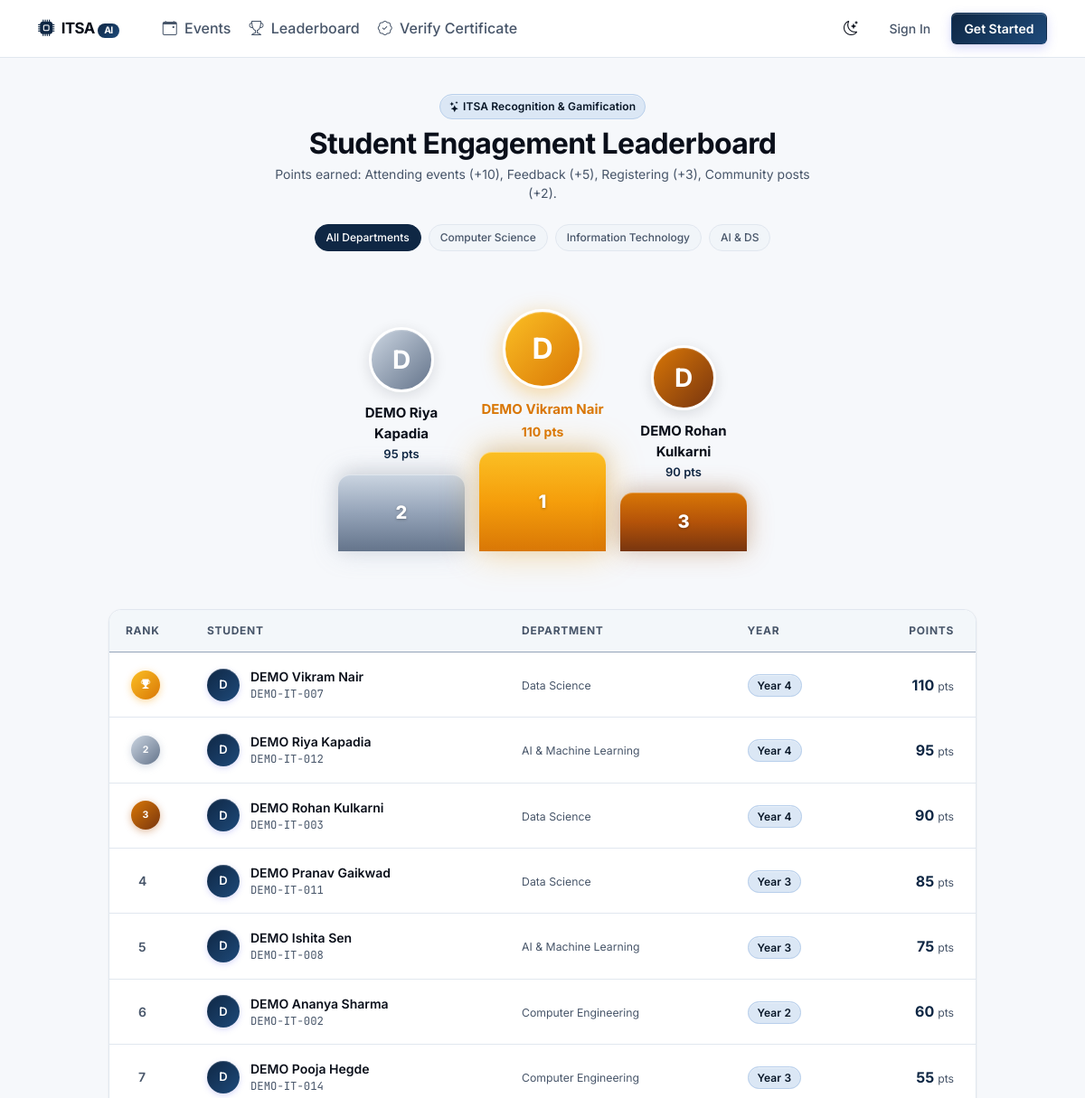
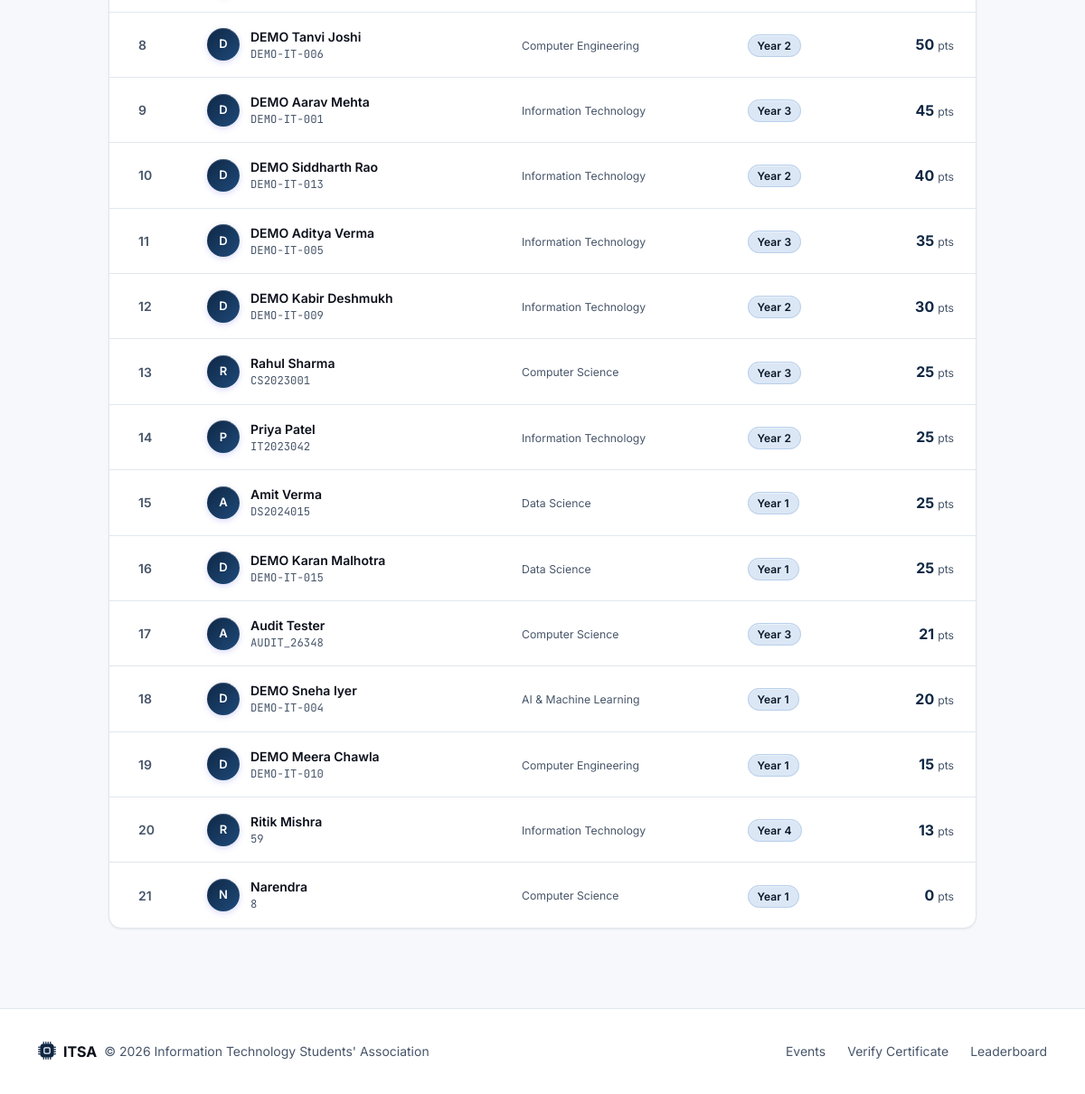
The app's page /leaderboard with its own data (2 pictures, top to bottom).
### app/models/user.py (models this page shows, shortened)
class User(UserMixin, db.Model):
    __tablename__ = 'users'
    id = db.Column(db.Integer, primary_key=True, autoincrement=True)
    email = db.Column(db.String(255), unique=True, nullable=False, index=True)
    password_hash = db.Column(db.String(255), nullable=False)
    full_name = db.Column(db.String(100), nullable=False)
    role = db.Column(db.Enum('STUDENT', 'COORDINATOR', 'ADMIN', name='user_roles'), default='STUDENT', nullable=False, index=True)
    is_active = db.Column(db.Boolean, default=True, nullable=False, index=True)
    is_suspended = db.Column(db.Boolean, default=False, nullable=False)
    profile_image = db.Column(db.String(255), nullable=True)
    created_at = db.Column(db.DateTime, default=datetime.utcnow, nullable=False)
    updated_at = db.Column(db.DateTime, default=datetime.utcnow, onupdate=datetime.utcnow, nullable=False)
    student_profile = db.relationship('StudentProfile', backref='user', uselist=False, cascade='all, delete-orphan')
    coordinator_profile = db.relationship('CoordinatorProfile', backref='user', uselist=False, cascade='all, delete-orphan')
    registrations = db.relationship('EventRegistration', backref='user', lazy='dynamic', cascade='all, delete-orphan')
    attendance_records = db.relationship('Attendance', foreign_keys='Attendance.user_id', backref='student', lazy='dynamic')
    scanned_attendances = db.relationship('Attendance', foreign_keys='Attendance.scanned_by', backref='coordinator', lazy='dynamic')
    certificates = db.relationship('Certificate', backref='user', lazy='dynamic', cascade='all, delete-orphan')
    feedback_submissions = db.relationship('Feedback', backref='user', lazy='dynamic', cascade='all, delete-orphan')
    posts = db.relationship('Post', backref='author', lazy='dynamic', cascade='all, delete-orphan')
    comments = db.relationship('Comment', backref='author', lazy='dynamic', cascade='all, delete-orphan')
    reactions = db.relationship('PostReaction', backref='user', lazy='dynamic', cascade='all, delete-orphan')
    saved_posts = db.relationship('SavedPost', backref='user', lazy='dynamic', cascade='all, delete-orphan')
    notifications = db.relationship('Notification', foreign_keys='Notification.user_id', backref='recipient', lazy='dynamic', cascade='all, delete-orphan')
    points_transactions = db.relationship('ItsaPoints', foreign_keys='ItsaPoints.user_id', backref='user', lazy='dynamic', cascade='all, delete-orphan')
    created_events = db.relationship('Event', backref='creator', lazy='dynamic')

class StudentProfile(db.Model):
    __tablename__ = 'student_profiles'
    id = db.Column(db.Integer, primary_key=True, autoincrement=True)
    user_id = db.Column(db.Integer, db.ForeignKey('users.id', ondelete='CASCADE'), unique=True, nullable=False)
    student_id = db.Column(db.String(50), unique=True, nullable=False, index=True) # Roll number
    department = db.Column(db.String(100), nullable=False, index=True)
    year_of_study = db.Column(db.SmallInteger, nullable=False, index=True) # 1, 2, 3, 4
    bio = db.Column(db.Text, nullable=True)
    interests = db.Column(db.Text, nullable=True) # Comma-separated or JSON
    phone = db.Column(db.String(20), nullable=True)
    github_url = db.Column(db.String(255), nullable=True)
    linkedin_url = db.Column(db.String(255), nullable=True)
    total_points = db.Column(db.Integer, default=0, nullable=False, index=True)
    created_at = db.Column(db.DateTime, default=datetime.utcnow, nullable=False)
    updated_at = db.Column(db.DateTime, default=datetime.utcnow, onupdate=datetime.utcnow, nullable=False)

### app/routes/pages.py (the view)
@pages_bp.route('/leaderboard')
def leaderboard_page():
    dept = request.args.get('department')
    year = request.args.get('year')
    year_int = int(year) if year else None
    board = GamificationService.get_leaderboard(limit=50, department=dept, year_of_study=year_int)
    return render_template('student/leaderboard.html', leaderboard=board, current_dept=dept, current_year=year)

### app/templates/student/leaderboard.html (shortened to what this page needs)
{% extends "base.html" %}
{% block content %}
<div class="container-fluid p-0">
    <div class="text-center mb-4">
        <span class="badge-brand mb-2 d-inline-block">
            <i class="bi bi-stars"></i> ITSA Recognition & Gamification
        </span>
        <h2 class="fw-bold mb-1" style="color: var(--text-primary); letter-spacing: -0.02em;">
            Student Engagement Leaderboard
        </h2>
        <p class="text-muted small" style="max-width: 620px; margin: auto;">
            Points earned: Attending events (+10), Feedback (+5), Registering (+3), Community posts (+2).
        </p>
    </div>
    <div class="d-flex justify-content-center gap-2 mb-4 flex-wrap">
        <a href="{{ url_for('pages.leaderboard_page') }}"
           class="pill-tag {% if not current_dept %}bg-primary text-white border-primary{% endif %}">
            All Departments
        </a>
        <a href="{{ url_for('pages.leaderboard_page', department='Computer Science') }}"
           class="pill-tag {% if current_dept == 'Computer Science' %}bg-primary text-white border-primary{% endif %}">
            Computer Science
        </a>
        <a href="{{ url_for('pages.leaderboard_page', department='Information Technology') }}"
           class="pill-tag {% if current_dept == 'Information Technology' %}bg-primary text-white border-primary{% endif %}">
            Information Technology
        </a>
        <a href="{{ url_for('pages.leaderboard_page', department='Artificial Intelligence & DS') }}"
           class="pill-tag {% if current_dept == 'Artificial Intelligence & DS' %}bg-primary text-white border-primary{% endif %}">
            AI &amp; DS
        </a>
    </div>
    {% if leaderboard and leaderboard|length >= 3 %}
    <div class="leaderboard-podium mb-5">
        <div class="podium-item rank-2">
            <div class="podium-avatar" style="background: linear-gradient(135deg, #cbd5e1, #64748b);">
                {{ leaderboard[1].full_name[0] | upper }}
            </div>
            <div class="podium-name">{{ leaderboard[1].full_name }}</div>
            <div class="podium-points">{{ leaderboard[1].total_points }} pts</div>
            <div class="podium-stand stand-2">2</div>
        </div>
        <div class="podium-item rank-1">
            <div class="podium-avatar" style="background: linear-gradient(135deg, #fbbf24, #d97706);">
                {{ leaderboard[0].full_name[0] | upper }}
            </div>
            <div class="podium-name" style="color: #d97706;">{{ leaderboard[0].full_name }}</div>
            <div class="podium-points" style="color: #d97706; font-weight: 700;">{{ leaderboard[0].total_points }} pts</div>
            <div class="podium-stand stand-1">1</div>
        </div>
        <div class="podium-item rank-3">
            <div class="podium-avatar" style="background: linear-gradient(135deg, #d97706, #78350f);">
                {{ leaderboard[2].full_name[0] | upper }}
            </div>
            <div class="podium-name">{{ leaderboard[2].full_name }}</div>
            <div class="podium-points">{{ leaderboard[2].total_points }} pts</div>
            <div class="podium-stand stand-3">3</div>
        </div>
    </div>
    {% endif %}
    <div class="card-surface overflow-hidden" style="max-width: 960px; margin: auto;">
        <div class="table-responsive">
            <table class="table-modern">
                <thead>
                    <tr>
                        <th style="width: 90px;">Rank</th>
                        <th>Student</th>
                        <th>Department</th>
                        <th>Year</th>
                        <th class="text-end pe-4">Points</th>
                    </tr>
                </thead>
                <tbody>
                    {% if leaderboard %}
                        {% for entry in leaderboard %}
                        <tr {% if current_user.is_authenticated and entry.user_id == current_user.id %}style="background: var(--brand-50); font-weight: 600;"{% endif %}>
                            <td class="ps-4">
                                {% if entry.rank == 1 %}
                                    <span class="badge rounded-circle p-2"
                                          style="width: 32px; height: 32px; display: inline-flex; align-items: center; justify-content: center;
                                                 background: linear-gradient(135deg, #fbbf24, #d97706); color: #ffffff;
                                                 box-shadow: 0 2px 8px rgba(245, 158, 11, 0.4);">
                                        <i class="bi bi-trophy-fill"></i>
                                    </span>
                                {% elif entry.rank == 2 %}
                                    <span class="badge rounded-circle p-2"
                                          style="width: 32px; height: 32px; display: inline-flex; align-items: center; justify-content: center;
                                                 background: linear-gradient(135deg, #cbd5e1, #64748b); color: #ffffff;
                                                 box-shadow: 0 2px 8px rgba(148, 163, 184, 0.4);">
                                        2
                                    </span>
                                {% elif entry.rank == 3 %}
                                    <span class="badge rounded-circle p-2"
                                          style="width: 32px; height: 32px; display: inline-flex; align-items: center; justify-content: center;
                                                 background: linear-gradient(135deg, #d97706, #78350f); color: #ffffff;
                                                 box-shadow: 0 2px 8px rgba(180, 83, 9, 0.4);">
                                        3
                                    </span>
                                {% else %}
                                    <span class="fw-semibold text-muted ps-2">{{ entry.rank }}</span>
                                {% endif %}
                            </td>
                            <td>
                                <div class="col-avatar">
                                    <div class="col-avatar-img">{{ entry.full_name[0] | upper }}</div>
                                    <div>
                                        <div class="fw-semibold" style="color: var(--text-primary);">{{ entry.full_name }}</div>
                                        <div class="small text-muted font-mono">{{ entry.student_id or '-' }}</div>
                                    </div>
                                </div>
                            </td>
                            <td><span class="small text-muted">{{ entry.department }}</span></td>
                            <td><span class="badge-brand">Year {{ entry.year_of_study }}</span></td>
                            <td class="text-end pe-4">
                                <span class="fw-bold" style="color: var(--brand-500); font-size: 1rem;">{{ entry.total_points }}</span>
                                <span class="text-muted small">pts</span>
                            </td>
                        </tr>
                        {% endfor %}
                    {% else %}
                        <tr>
                            <td colspan="5" class="text-center py-5 text-muted">No student participation points recorded yet.</td>
                        </tr>
                    {% endif %}
                </tbody>
            </table>
        </div>
    </div>
</div>
{% endblock %}

### app/static/css/components.css (style rules this page uses)
.card-surface { background: var(--surface-card); border: 1px solid var(--border-subtle); border-radius: var(--radius-lg); box-shadow: 0 1px 2px rgba(0, 0, 0, 0.03), 0 1px 3px rgba(0, 0, 0, 0.04); transition: transform var(--dur-base) var(--ease-spring), box-shadow var(--dur-base), border-color var(--dur-base); position: relative; }
.table-modern { width: 100%; border-collapse: separate; border-spacing: 0; margin-bottom: 0; }
.table-modern thead th { background: color-mix(in srgb, var(--surface-subtle) 80%, transparent); backdrop-filter: blur(8px); color: var(--text-secondary); font-size: 0.75rem; font-weight: 700; text-transform: uppercase; letter-spacing: 0.06em; padding: 14px 18px; border-bottom: 1px solid var(--border-strong); position: sticky; top: 0; z-index: 5; white-space: nowrap; }
.table-modern tbody td { padding: 16px 18px; border-bottom: 1px solid var(--border-subtle); color: var(--text-primary); font-size: 0.875rem; vertical-align: middle; transition: background var(--dur-fast); }
.table-modern tbody tr { transition: background var(--dur-fast), transform var(--dur-fast); }
.table-modern tbody tr:last-child td { border-bottom: none; }
.col-avatar { display: flex; align-items: center; gap: 12px; }
.col-avatar-img { width: 36px; height: 36px; border-radius: 50%; object-fit: cover; background: var(--brand-gradient); color: #ffffff; display: flex; align-items: center; justify-content: center; font-weight: 600; font-size: 0.8125rem; flex-shrink: 0; box-shadow: 0 2px 6px rgba(99, 102, 241, 0.25), inset 0 1px 0 rgba(255, 255, 255, 0.2); transition: transform var(--dur-fast) var(--ease-spring); }
.badge-brand { background: var(--brand-100); color: var(--brand-700); border: 1px solid var(--brand-200); padding: 4px 10px; border-radius: var(--radius-full); font-size: 0.75rem; font-weight: 600; letter-spacing: 0.01em; box-shadow: inset 0 1px 0 rgba(255, 255, 255, 0.4); }
.pill-tag { display: inline-flex; align-items: center; gap: 5px; padding: 5px 12px; border-radius: var(--radius-full); background: var(--surface-subtle); border: 1px solid var(--border-subtle); color: var(--text-secondary); font-size: 0.75rem; font-weight: 500; text-decoration: none; transition: all var(--dur-fast) var(--ease-smooth); cursor: pointer; }
.leaderboard-podium { display: flex; align-items: flex-end; justify-content: center; gap: var(--space-4); padding: var(--space-8) 0 var(--space-4); }
.podium-item { display: flex; flex-direction: column; align-items: center; flex: 1; max-width: 140px; }
.podium-stand { width: 100%; border-radius: var(--radius-lg) var(--radius-lg) 0 0; display: flex; align-items: center; justify-content: center; font-weight: 800; font-size: 1.25rem; color: #ffffff; text-shadow: 0 1px 3px rgba(0, 0, 0, 0.3); box-shadow: inset 0 1px 0 rgba(255, 255, 255, 0.3), 0 -4px 20px rgba(0, 0, 0, 0.1); }
.stand-1 { height: 110px; background: linear-gradient(180deg, #fbbf24 0%, #f59e0b 50%, #d97706 100%); box-shadow: inset 0 1px 0 rgba(255, 255, 255, 0.4), 0 0 40px rgba(245, 158, 11, 0.4), 0 -4px 20px rgba(0, 0, 0, 0.1); }
.stand-2 { height: 85px; background: linear-gradient(180deg, #cbd5e1 0%, #94a3b8 50%, #64748b 100%); box-shadow: inset 0 1px 0 rgba(255, 255, 255, 0.4), 0 0 30px rgba(148, 163, 184, 0.3), 0 -4px 20px rgba(0, 0, 0, 0.1); }
.stand-3 { height: 65px; background: linear-gradient(180deg, #d97706 0%, #b45309 50%, #78350f 100%); box-shadow: inset 0 1px 0 rgba(255, 255, 255, 0.3), 0 0 30px rgba(180, 83, 9, 0.3), 0 -4px 20px rgba(0, 0, 0, 0.1); }

### app/static/css/main.css (style rules this page uses)
:root { --itsa-primary: var(--brand-500); --itsa-primary-dark: var(--brand-600); --itsa-primary-soft: var(--brand-50); --itsa-gold: #fbbf24; --itsa-gold-dark: #f59e0b; --itsa-gold-gradient: linear-gradient(135deg, #fbbf24 0%, #d97706 100%); --itsa-success: var(--success-solid); --itsa-danger: var(--danger-solid); --itsa-dark: var(--text-primary); --itsa-muted: var(--text-muted); --itsa-light-bg: var(--surface-canvas); --itsa-card-bg: var(--surface-card); --itsa-border: var(--border-subtle); --itsa-glass: var(--surface-glass); --itsa-glass-strong: var(--surface-glass-strong); --itsa-overlay: var(--surface-overlay); --itsa-glow: var(--shadow-glow); --itsa-glow-sm: var(--shadow-glow-sm); }
body { font-family: var(--font-sans); background-color: var(--surface-canvas); color: var(--text-primary); min-height: 100vh; display: flex; flex-direction: column; -webkit-font-smoothing: antialiased; -moz-osx-font-smoothing: grayscale; }

### records on screen
User: full_name "D", full_name "DEMO Riya Kapadia"
User: full_name "D", full_name "DEMO Vikram Nair"
User: full_name "D", full_name "DEMO Rohan Kulkarni"
StudentProfile: full_name "D", full_name "DEMO Vikram Nair", student "DEMO-IT-007", department "Data Science", year_of_study "4", total_points "110"
StudentProfile: shows "2", full_name "D", full_name "DEMO Riya Kapadia", student "DEMO-IT-012", department "AI & Machine Learning", year_of_study "4", total_points "95"
StudentProfile: shows "3", full_name "D", full_name "DEMO Rohan Kulkarni", student "DEMO-IT-003", department "Data Science", year_of_study "4", total_points "90"
StudentProfile: rank "4", full_name "D", full_name "DEMO Pranav Gaikwad", student "DEMO-IT-011", department "Data Science", year_of_study "3", total_points "85"
StudentProfile: rank "5", full_name "D", full_name "DEMO Ishita Sen", student "DEMO-IT-008", department "AI & Machine Learning", year_of_study "3", total_points "75"
StudentProfile: rank "6", full_name "D", full_name "DEMO Ananya Sharma", student "DEMO-IT-002", department "Computer Engineering", year_of_study "2", total_points "60"
StudentProfile: rank "7", full_name "D", full_name "DEMO Pooja Hegde", student "DEMO-IT-014", department "Computer Engineering", year_of_study "3", total_points "55"
StudentProfile: rank "8", full_name "D", full_name "DEMO Tanvi Joshi", student "DEMO-IT-006", department "Computer Engineering", year_of_study "2", total_points "50"
StudentProfile: rank "9", full_name "D", full_name "DEMO Aarav Mehta", student "DEMO-IT-001", department "Information Technology", year_of_study "3", total_points "45"
StudentProfile: rank "10", full_name "D", full_name "DEMO Siddharth Rao", student "DEMO-IT-013", department "Information Technology", year_of_study "2", total_points "40"
StudentProfile: rank "11", full_name "D", full_name "DEMO Aditya Verma", student "DEMO-IT-005", department "Information Technology", year_of_study "3", total_points "35"
StudentProfile: rank "12", full_name "D", full_name "DEMO Kabir Deshmukh", student "DEMO-IT-009", department "Information Technology", year_of_study "2", total_points "30"
StudentProfile: rank "13", full_name "R", full_name "Rahul Sharma", student "CS2023001", department "Computer Science", year_of_study "3", total_points "25"
StudentProfile: rank "14", full_name "P", full_name "Priya Patel", student "IT2023042", department "Information Technology", year_of_study "2", total_points "25"
StudentProfile: rank "15", full_name "A", full_name "Amit Verma", student "DS2024015", department "Data Science", year_of_study "1", total_points "25"
StudentProfile: rank "16", full_name "D", full_name "DEMO Karan Malhotra", student "DEMO-IT-015", department "Data Science", year_of_study "1", total_points "25"
StudentProfile: rank "17", full_name "A", full_name "Audit Tester", student "AUDIT_26348", department "Computer Science", year_of_study "3", total_points "21"
StudentProfile: rank "18", full_name "D", full_name "DEMO Sneha Iyer", student "DEMO-IT-004", department "AI & Machine Learning", year_of_study "1", total_points "20"
StudentProfile: rank "19", full_name "D", full_name "DEMO Meera Chawla", student "DEMO-IT-010", department "Computer Engineering", year_of_study "1", total_points "15"
StudentProfile: rank "20", full_name "R", full_name "Ritik Mishra", student "59", department "Information Technology", year_of_study "4", total_points "13"
StudentProfile: rank "21", full_name "N", full_name "Narendra", student "8", department "Computer Science", year_of_study "1", total_points "0"

### other values on screen
{{ leaderboard[1].total_points }} "95"
{{ leaderboard[0].total_points }} "110"
{{ leaderboard[2].total_points }} "90"
